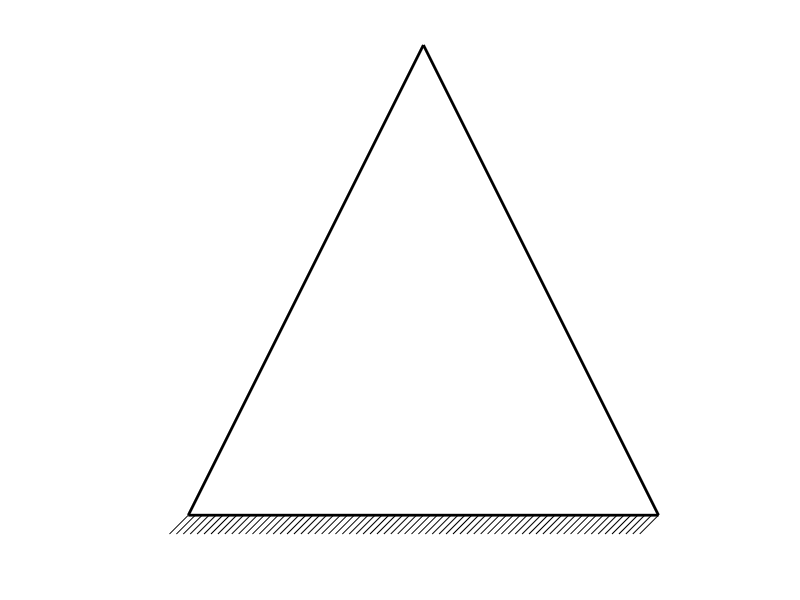

The MATLAB source for this figure: (Note: this script raises an error after producing the figure.)
clearvars
close all

clearvars
close all

ndiv = 15;
t = 20;
signe=1;

delta = -0.4;

triangle = [0, 0;  ...
            10, 0; ...
            5, 10; ...
            0, 0];

edgeLength = norm(triangle(1,:)-triangle(2,:));
ndivEdgeFixed = 68;
h = 1/ndivEdgeFixed;

plot(triangle(:,1),triangle(:,2),'-','LineWidth',2,'Color','black')
hold on 

axis equal
axis off

for i=0:h:1
    p = (1-i)*triangle(1,:)+i*triangle(2,:);
    line = [p; p+delta];
    plot(line(:,1),line(:,2),'-k')
end

vini = triangle(1,:); vfin = triangle(3,:); 
scale=0.1*norm(vini-vfin)/t;
plotEdgeConstantBC(triangle(2,:),triangle(3,:),t,ndiv,scale,signe,...
    'Color','black','LineWidth',1.5)
text(0.5,0.4,'$1$','FontSize',14,'Interpreter','latex','Color','red')
text(9.2,0.4,'$2$','FontSize',14,'Interpreter','latex','Color','red')
text(4.85,9.0,'$3$','FontSize',14,'Interpreter','latex','Color','red')
text(9.0,6.0,'$\tau_{0}$','FontSize',18,'Interpreter','latex',...
    'Color','black')
hold off
saveas(gcf,'figure1.png')